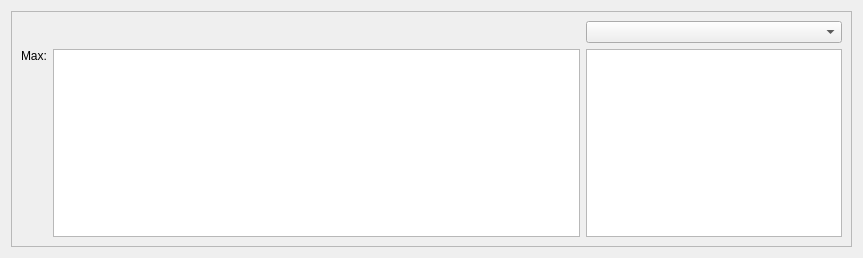
<?xml version="1.0" encoding="UTF-8"?>
<ui version="4.0">
 <class>TimeWidget</class>
 <widget class="QWidget" name="TimeWidget">
  <property name="geometry">
   <rect>
    <x>0</x>
    <y>0</y>
    <width>863</width>
    <height>258</height>
   </rect>
  </property>
  <property name="windowTitle">
   <string>Time</string>
  </property>
  <layout class="QHBoxLayout" name="horizontalLayout">
   <item>
    <widget class="QFrame" name="TimeWidgetFrame">
     <property name="frameShape">
      <enum>QFrame::StyledPanel</enum>
     </property>
     <property name="frameShadow">
      <enum>QFrame::Plain</enum>
     </property>
     <layout class="QVBoxLayout" name="verticalLayout_2">
      <item>
       <layout class="QGridLayout" name="gridLayout">
        <item row="1" column="1">
         <widget class="QGraphicsView" name="TimeView"/>
        </item>
        <item row="1" column="0">
         <layout class="QVBoxLayout" name="verticalLayout">
          <item>
           <widget class="QLabel" name="LabelMaxTime">
            <property name="text">
             <string>Max:</string>
            </property>
           </widget>
          </item>
          <item>
           <spacer name="verticalSpacer_2">
            <property name="orientation">
             <enum>Qt::Vertical</enum>
            </property>
            <property name="sizeHint" stdset="0">
             <size>
              <width>20</width>
              <height>40</height>
             </size>
            </property>
           </spacer>
          </item>
         </layout>
        </item>
        <item row="0" column="1">
         <layout class="QHBoxLayout" name="horizontalLayout_2">
          <item>
           <spacer name="horizontalSpacer">
            <property name="orientation">
             <enum>Qt::Horizontal</enum>
            </property>
            <property name="sizeHint" stdset="0">
             <size>
              <width>40</width>
              <height>20</height>
             </size>
            </property>
           </spacer>
          </item>
         </layout>
        </item>
        <item row="1" column="2">
         <widget class="QListWidget" name="ListClocks">
          <property name="sizePolicy">
           <sizepolicy hsizetype="Maximum" vsizetype="Expanding">
            <horstretch>0</horstretch>
            <verstretch>0</verstretch>
           </sizepolicy>
          </property>
          <property name="minimumSize">
           <size>
            <width>100</width>
            <height>0</height>
           </size>
          </property>
          <property name="maximumSize">
           <size>
            <width>16777215</width>
            <height>16777215</height>
           </size>
          </property>
         </widget>
        </item>
        <item row="0" column="2">
         <widget class="QComboBox" name="ComboTimeframe"/>
        </item>
        <item row="0" column="0">
         <widget class="QLabel" name="label">
          <property name="text">
           <string/>
          </property>
          <property name="pixmap">
           <pixmap resource="resources.qrc">:/Icons/Icons/Time.png</pixmap>
          </property>
          <property name="alignment">
           <set>Qt::AlignRight|Qt::AlignTrailing|Qt::AlignVCenter</set>
          </property>
         </widget>
        </item>
       </layout>
      </item>
     </layout>
    </widget>
   </item>
  </layout>
 </widget>
 <resources>
  <include location="resources.qrc"/>
 </resources>
 <connections/>
</ui>
